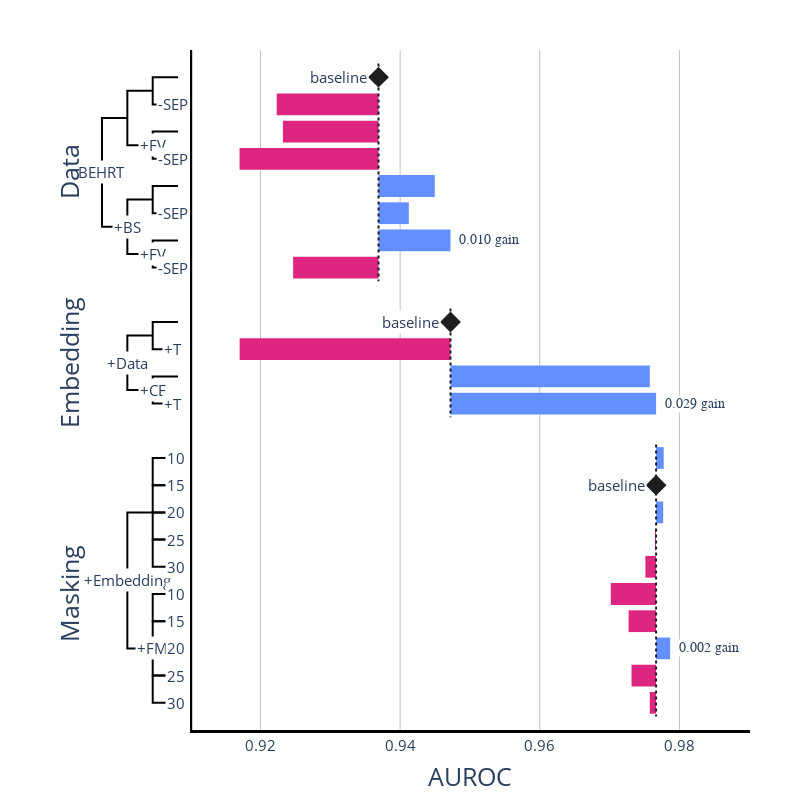

The notebook cell this image was saved under:
### Markdown cell above
## New Plot

### Code cell
fig = go.Figure()
layout = go.Layout(
    xaxis=dict(
        domain=[0, 0.2],
        visible=False,
    ),
    xaxis2=dict(
        domain=[0.2, 1], 
        range=(0.9099, 0.99011),
        gridcolor="silver",
        griddash="solid",
        showline=True,
        linecolor="black",
        linewidth=3,
        tickfont=dict(size=15),
        title=dict(
            text="AUROC",
            font=dict(
                size=25,
            ),
        ),
    ),
    yaxis=dict(
        visible=False,
        range=(-20, 5),

    ),
    height=800,
    width=800,
    plot_bgcolor="white",
    showlegend=False,
    margin=dict(l=50, r=50, b=50, t=50),
)

tree = tree_diagram(["BEHRT", "+BS", "+FV", "-SEP"], 0.5)
tree2 = tree_diagram(["+Data", "+CE", "+T"], -6.5)
tree3 = custom_tree(["+Embedding", "+FM", [10, 15, 20, 25, 30]], y_offset=-14.5)

ys = list(range(4, -4, -1))
base = data_rocs[0]
# diverging_bar(fig, data_diff_pr, ys, base, label_best=False, colors=["rgb(195, 63, 128)", "rgb(100, 143, 255)"])
diverging_bar(fig, data_diff_roc, ys, base)
baseline_line(fig, base, ys, star_y=4)

ys = list(range(-5, -9, -1))
base = model_rocs[0]
# diverging_bar(fig, model_diff_pr, ys, base, label_best=False, colors=["rgb(195, 63, 128)", "rgb(100, 143, 255)"])
diverging_bar(fig, model_diff_roc, ys, base)
baseline_line(fig, base, ys, star_y=-5)

ys = list(range(-10, -20, -1))
base = training_rocs[1]
# diverging_bar(fig, training_diff_pr, ys, base, label_best=False, colors=["rgb(195, 63, 128)", "rgb(100, 143, 255)"])
diverging_bar(fig, training_diff_roc, ys, base)
baseline_line(fig, base, ys, star_y=-11)

for t in tree.data + tree2.data + tree3.data:
    fig.add_trace(t)
for t in tree.layout.annotations + tree2.layout.annotations + tree3.layout.annotations:
    fig.add_annotation(t)


fig.update_layout(layout)

# Add false y-axis at 0.93
fig.add_shape(go.layout.Shape(type="line",xref="x2",x0=0.91,x1=0.91, y0=5,y1=-20, line=dict(color="black", width=3)))


group_annotation_x = -3.3

fig.add_annotation(x=group_annotation_x, y=0.5, text="Data", textangle=-90, showarrow=False, font=dict(size=25))
fig.add_annotation(x=group_annotation_x, y=-6.5, text="Embedding", textangle=-90, showarrow=False, font=dict(size=25))
fig.add_annotation(x=group_annotation_x, y=-15, text="Masking", textangle=-90, showarrow=False, font=dict(size=25))

fig.show()

### Figure 1 — Plotly figure (JSON) as saved in the notebook; plotly's stock layout.template omitted (floating-point values rounded to 4 significant figures)
{"data": [{"base": 0.9369, "marker": {"color": ["rgb(220, 38, 127)", "rgb(220, 38, 127)", "rgb(220, 38, 127)", "rgb(220, 38, 127)", "rgb(100, 143, 255)", "rgb(100, 143, 255)", "rgb(100, 143, 255)", "rgb(220, 38, 127)"], "line": {"width": 0}}, "orientation": "h", "type": "bar", "x": [0, -0.01458, -0.01369, -0.0199, 0.00806, 0.00434, 0.01031, -0.01223], "xaxis": "x2", "y": [4, 3, 2, 1, 0, -1, -2, -3]}, {"line": {"color": "#1E1E1E", "dash": "dot"}, "mode": "lines", "type": "scatter", "x": [0.9369, 0.9369], "xaxis": "x2", "y": [4.5, -3.5]}, {"marker": {"color": "#1E1E1E", "size": 16, "symbol": "diamond"}, "mode": "markers", "type": "scatter", "x": [0.9369], "xaxis": "x2", "y": [4]}, {"base": 0.9472, "marker": {"color": ["rgb(220, 38, 127)", "rgb(220, 38, 127)", "rgb(100, 143, 255)", "rgb(100, 143, 255)"], "line": {"width": 0}}, "orientation": "h", "type": "bar", "x": [0, -0.0302, 0.02855, 0.02945], "xaxis": "x2", "y": [-5, -6, -7, -8]}, {"line": {"color": "#1E1E1E", "dash": "dot"}, "mode": "lines", "type": "scatter", "x": [0.9472, 0.9472], "xaxis": "x2", "y": [-4.5, -8.5]}, {"marker": {"color": "#1E1E1E", "size": 16, "symbol": "diamond"}, "mode": "markers", "type": "scatter", "x": [0.9472], "xaxis": "x2", "y": [-5]}, {"base": 0.9767, "marker": {"color": ["rgb(100, 143, 255)", "rgb(220, 38, 127)", "rgb(100, 143, 255)", "rgb(220, 38, 127)", "rgb(220, 38, 127)", "rgb(220, 38, 127)", "rgb(220, 38, 127)", "rgb(100, 143, 255)", "rgb(220, 38, 127)", "rgb(220, 38, 127)"], "line": {"width": 0}}, "orientation": "h", "type": "bar", "x": [0.00109, 0, 0.00102, -0.00015, -0.00153, -0.00649, -0.00394, 0.00201, -0.00352, -0.0009], "xaxis": "x2", "y": [-10, -11, -12, -13, -14, -15, -16, -17, -18, -19]}, {"line": {"color": "#1E1E1E", "dash": "dot"}, "mode": "lines", "type": "scatter", "x": [0.9767, 0.9767], "xaxis": "x2", "y": [-9.5, -19.5]}, {"marker": {"color": "#1E1E1E", "size": 16, "symbol": "diamond"}, "mode": "markers", "type": "scatter", "x": [0.9767], "xaxis": "x2", "y": [-11]}, {"line": {"color": "black"}, "mode": "lines", "type": "scatter", "x": [-1, -2, -2, -2, -1], "y": [-1.5, -1.5, 0.5, 2.5, 2.5]}, {"line": {"color": "black"}, "mode": "lines", "type": "scatter", "x": [0, -1, -1, -1, 0], "y": [1.5, 1.5, 2.5, 3.5, 3.5]}, {"line": {"color": "black"}, "mode": "lines", "type": "scatter", "x": [0, -1, -1, -1, 0], "y": [-2.5, -2.5, -1.5, -0.5, -0.5]}, {"line": {"color": "black"}, "mode": "lines", "type": "scatter", "x": [1, 0, 0, 0, 1], "y": [3, 3, 3.5, 4, 4]}, {"line": {"color": "black"}, "mode": "lines", "type": "scatter", "x": [1, 0, 0, 0, 1], "y": [1, 1, 1.5, 2, 2]}, {"line": {"color": "black"}, "mode": "lines", "type": "scatter", "x": [1, 0, 0, 0, 1], "y": [-1, -1, -0.5, 0, 0]}, {"line": {"color": "black"}, "mode": "lines", "type": "scatter", "x": [1, 0, 0, 0, 1], "y": [-3, -3, -2.5, -2, -2]}, {"line": {"color": "black"}, "mode": "lines", "type": "scatter", "x": [0, -1, -1, -1, 0], "y": [-7.5, -7.5, -6.5, -5.5, -5.5]}, {"line": {"color": "black"}, "mode": "lines", "type": "scatter", "x": [1, 0, 0, 0, 1], "y": [-6, -6, -5.5, -5, -5]}, {"line": {"color": "black"}, "mode": "lines", "type": "scatter", "x": [1, 0, 0, 0, 1], "y": [-8, -8, -7.5, -7, -7]}, {"line": {"color": "black"}, "mode": "lines", "type": "scatter", "x": [0, -1, -1, -1, 0], "y": [-17, -17, -14.5, -12, -12]}, {"line": {"color": "black"}, "mode": "lines", "type": "scatter", "x": [1, 0, 0, 1], "y": [-16, -16, -15, -15]}, {"line": {"color": "black"}, "mode": "lines", "type": "scatter", "x": [1, 0, 0, 1], "y": [-17, -17, -16, -16]}, {"line": {"color": "black"}, "mode": "lines", "type": "scatter", "x": [1, 0, 0, 1], "y": [-18, -18, -17, -17]}, {"line": {"color": "black"}, "mode": "lines", "type": "scatter", "x": [1, 0, 0, 1], "y": [-19, -19, -18, -18]}, {"line": {"color": "black"}, "mode": "lines", "type": "scatter", "x": [1, 0, 0, 1], "y": [-11, -11, -10, -10]}, {"line": {"color": "black"}, "mode": "lines", "type": "scatter", "x": [1, 0, 0, 1], "y": [-12, -12, -11, -11]}, {"line": {"color": "black"}, "mode": "lines", "type": "scatter", "x": [1, 0, 0, 1], "y": [-13, -13, -12, -12]}, {"line": {"color": "black"}, "mode": "lines", "type": "scatter", "x": [1, 0, 0, 1], "y": [-14, -14, -13, -13]}], "layout": {"annotations": [{"bgcolor": "white", "font": {"family": "Arial Black", "size": 14}, "showarrow": false, "text": "0.010 gain", "x": 0.9482, "xanchor": "left", "xref": "x2", "y": -2}, {"bgcolor": "white", "font": {"size": 15}, "showarrow": false, "text": "baseline", "x": 0.9356, "xanchor": "right", "xref": "x2", "y": 4}, {"bgcolor": "white", "font": {"family": "Arial Black", "size": 14}, "showarrow": false, "text": "0.029 gain", "x": 0.9777, "xanchor": "left", "xref": "x2", "y": -8}, {"bgcolor": "white", "font": {"size": 15}, "showarrow": false, "text": "baseline", "x": 0.9459, "xanchor": "right", "xref": "x2", "y": -5}, {"bgcolor": "white", "font": {"family": "Arial Black", "size": 14}, "showarrow": false, "text": "0.002 gain", "x": 0.9797, "xanchor": "left", "xref": "x2", "y": -17}, {"bgcolor": "white", "font": {"size": 15}, "showarrow": false, "text": "baseline", "x": 0.9754, "xanchor": "right", "xref": "x2", "y": -11}, {"bgcolor": "white", "font": {"size": 15}, "showarrow": false, "text": "BEHRT", "x": -2, "y": 0.5}, {"bgcolor": "white", "font": {"size": 15}, "showarrow": false, "text": "+BS", "x": -1, "y": -1.5}, {"bgcolor": "white", "font": {"size": 15}, "showarrow": false, "text": "+FV", "x": 0, "y": 1.5}, {"bgcolor": "white", "font": {"size": 15}, "showarrow": false, "text": "+FV", "x": 0, "y": -2.5}, {"bgcolor": "white", "font": {"size": 15}, "showarrow": false, "text": "-SEP", "x": 0.8, "y": 3}, {"bgcolor": "white", "font": {"size": 15}, "showarrow": false, "text": "-SEP", "x": 0.8, "y": 1}, {"bgcolor": "white", "font": {"size": 15}, "showarrow": false, "text": "-SEP", "x": 0.8, "y": -1}, {"bgcolor": "white", "font": {"size": 15}, "showarrow": false, "text": "-SEP", "x": 0.8, "y": -3}, {"bgcolor": "white", "font": {"size": 15}, "showarrow": false, "text": "+Data", "x": -1, "y": -6.5}, {"bgcolor": "white", "font": {"size": 15}, "showarrow": false, "text": "+CE", "x": 0, "y": -7.5}, {"bgcolor": "white", "font": {"size": 15}, "showarrow": false, "text": "+T", "x": 0.8, "y": -6}, {"bgcolor": "white", "font": {"size": 15}, "showarrow": false, "text": "+T", "x": 0.8, "y": -8}, {"bgcolor": "white", "font": {"size": 15}, "showarrow": false, "text": "+Embedding", "x": -1, "y": -14.5}, {"bgcolor": "white", "font": {"size": 15}, "showarrow": false, "text": "+FM", "x": 0, "y": -17}, {"bgcolor": "white", "font": {"size": 15}, "showarrow": false, "text": "10", "x": 0.9, "y": -15}, {"bgcolor": "white", "font": {"size": 15}, "showarrow": false, "text": "15", "x": 0.9, "y": -16}, {"bgcolor": "white", "font": {"size": 15}, "showarrow": false, "text": "20", "x": 0.9, "y": -17}, {"bgcolor": "white", "font": {"size": 15}, "showarrow": false, "text": "25", "x": 0.9, "y": -18}, {"bgcolor": "white", "font": {"size": 15}, "showarrow": false, "text": "30", "x": 0.9, "y": -19}, {"bgcolor": "white", "font": {"size": 15}, "showarrow": false, "text": "10", "x": 0.9, "y": -10}, {"bgcolor": "white", "font": {"size": 15}, "showarrow": false, "text": "15", "x": 0.9, "y": -11}, {"bgcolor": "white", "font": {"size": 15}, "showarrow": false, "text": "20", "x": 0.9, "y": -12}, {"bgcolor": "white", "font": {"size": 15}, "showarrow": false, "text": "25", "x": 0.9, "y": -13}, {"bgcolor": "white", "font": {"size": 15}, "showarrow": false, "text": "30", "x": 0.9, "y": -14}, {"font": {"size": 25}, "showarrow": false, "text": "Data", "textangle": -90, "x": -3.3, "y": 0.5}, {"font": {"size": 25}, "showarrow": false, "text": "Embedding", "textangle": -90, "x": -3.3, "y": -6.5}, {"font": {"size": 25}, "showarrow": false, "text": "Masking", "textangle": -90, "x": -3.3, "y": -15}], "height": 800, "margin": {"b": 50, "l": 50, "r": 50, "t": 50}, "plot_bgcolor": "white", "shapes": [{"line": {"color": "black", "width": 3}, "type": "line", "x0": 0.91, "x1": 0.91, "xref": "x2", "y0": 5, "y1": -20}], "showlegend": false, "width": 800, "xaxis": {"domain": [0, 0.2], "visible": false}, "xaxis2": {"domain": [0.2, 1], "gridcolor": "silver", "griddash": "solid", "linecolor": "black", "linewidth": 3, "range": [0.9099, 0.9901], "showline": true, "tickfont": {"size": 15}, "title": {"font": {"size": 25}, "text": "AUROC"}}, "yaxis": {"range": [-20, 5], "visible": false}}}
